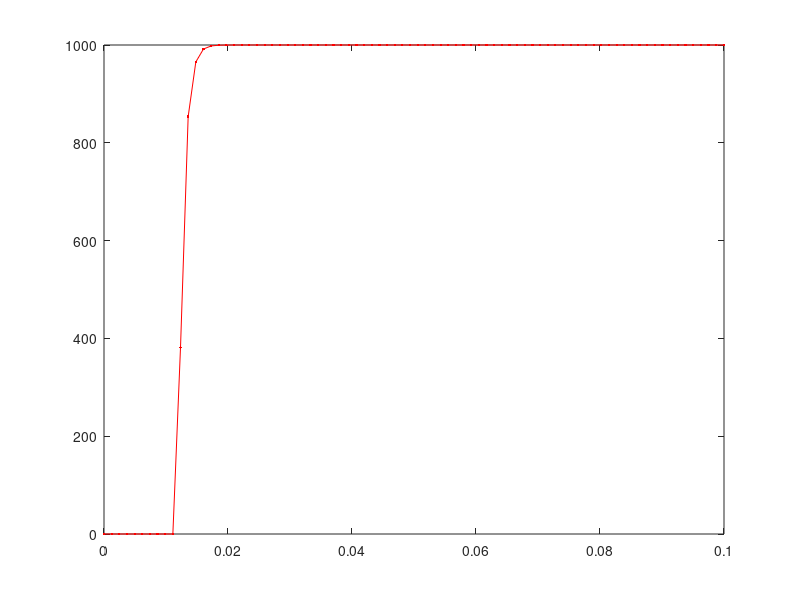

This figure's MATLAB source:
clear variables;
more off;
pkg load control;

T_s = 1.234*1000e-6;
T_end = 100e-3;

s = tf('s');
z = tf('z', T_s);

U_q = 1;
C = 1e-6;
R = 1000;

U_c = 1/(R*C*s+1)/U_q*R;
U_cz = c2d(U_c, T_s);

t = 0:T_s:T_end;
N = length(t);

i_eq = zeros(1,N);
i_c = zeros(1,N);
u_c = zeros(1,N);
i_q = ones(1,N) * U_q/R;

F0 = 50;
%i_q = (sin(2*pi*F0*t) + 1/3*sin(2*pi*3*F0*t) + 1/5*sin(2*pi*5*F0*t) + 1/7*sin(2*pi*7*F0*t) + 1/9*sin(2*pi*9*F0*t)) * U_q/R;
i_q = zeros(1,N);
i_q(10:end) = 1;


K = 4;
% Gear 4th order
%a0 = 48/25;
%a1 = -36/25;
%a2 = 16/25;
%a3 = -3/25;
%bm1 = 12/25;
%b0 = 0;
%b1 = 0;
%b2 = 0;

%% Adams Moulton 4th order
a0 = 1;
a1 = 0;
a2 = 0;
a3 = 0;
bm1 = 9/24;
b0 = 19/24;
b1 = -5/24;
b2 = 1/24;

%% Trapezoidal
a0 = 1;
a1 = 0;
a2 = 0;
a3 = 0;
bm1 = 1/2;
b0 = 1/2;
b1 = 0;
b2 = 0;

% Backward Euler
%a0 = 1;
%a1 = 0;
%a2 = 0;
%a3 = 0;
%bm1 = 1;
%b0 = 0;
%b1 = 0;
%b2 = 0;

g_eq = C/(bm1*T_s);

Y = [1/R+g_eq];

an = [a0 a1 a2 a3]/bm1/T_s;
bn = [b0 b1 b2]/bm1;
N_a = length(an);
N_b = length(bn);
u_c_z = zeros(1,N_a);
i_c_z = zeros(1,N_b);

X = Y^-1;
tic
for k=1:N-1
  %i_eq(k) = -2*C/T_s * u_c(k) - i_c(k);
  %i_eq(k) = -1/bm1*(C/T_s*(a0*u_c(k) + a1*u_c(k-1) + a2*u_c(k-2) + a3*u_c(k-3)) + b0*i_c(k) + b1*i_c(k-1) + b2*i_c(k-2));
  
  i_eq = -(C*sum(an .* u_c_z) + sum(bn .* i_c_z));
  I = [i_q(k) - i_eq];
  
  u_c(k+1) = X*I;
  
  u_c_z = [u_c(k+1) u_c_z(1:end-1)];
  
  i_c(k+1) = g_eq * u_c(k+1) + i_eq;
  i_c_z = [i_c(k+1) i_c_z(1:end-1)];
end
toc

%step(U_cz, T_end);
%lsim(U_cz, i_q, t);
%lsim(U_c, i_q, t);
%hold on;
%plot(t, i_q*R, 'g.-');
plot(t, u_c,'r.-');
